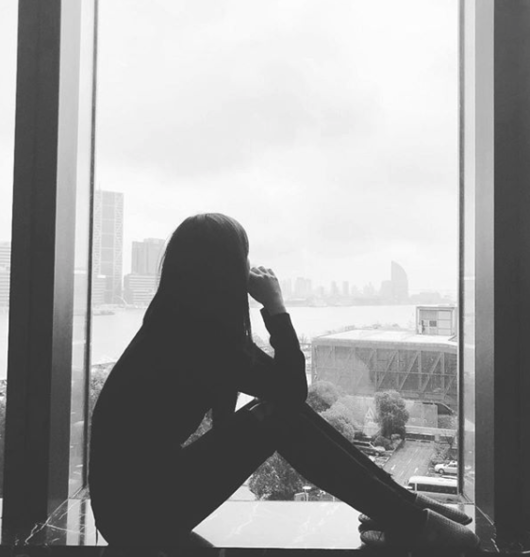
//> input picture Opencv2_Project/Histogram_Smoothing/Histogram_Smoothing/ex3.png, 530 x 557 px
$ ./main   (built with g++ and OpenCV 4)
//> lines starting //> are read from the running program, lines starting //| are printed output that depends on the picture; after the words box and inside, x2 and y2 are one past the last pixel; in counts of white or black regions, pixels touching at a corner belong together
#include "opencv2\highgui.hpp"
#include <stdio.h>
#include <iostream>
#include "opencv2\imgproc.hpp"
#include "opencv2\core.hpp"

using namespace std;
using namespace cv;


int main()
{
	Mat img_input, img_gray, img_result, img_histogram, img_histogram2;

	//이미지 파일을 읽어와서 img_input에 저장
	img_input = imread("ex3.png", IMREAD_COLOR);
//> img_input is the input picture: 557 rows x 530 cols, CV_8UC3; mean B, G, R 157.5, 157.4, 157.5
	if (img_input.empty())
	{
		cout << "파일을 읽어올수 없습니다." << endl;
		exit(1);
	}


	//입력영상을 그레이스케일 영상으로 변환
	img_gray = Mat(img_input.rows, img_input.cols, CV_8UC1);

	for (int y = 0; y < img_input.rows; y++)
	{
		for (int x = 0; x < img_input.cols; x++)
		{
			//img_input으로부터 현재 위치 (y,x) 픽셀의
			//blue, green, red 값을 읽어온다.
			uchar blue = img_input.at<Vec3b>(y, x)[0];
			uchar green = img_input.at<Vec3b>(y, x)[1];
			uchar red = img_input.at<Vec3b>(y, x)[2];

			//blue, green, red를 더한 후, 3으로 나누면 그레이스케일이 된다.
			uchar gray = (blue + green + red) / 3.0;

			//Mat타입 변수 img_gray에 저장한다.
			img_gray.at<uchar>(y, x) = gray;
		}
	}


	//입력 그레이스케일 영상의 히스토그램 계산
	int histogram[256] = { 0, };

	for (int y = 0; y < img_input.rows; y++)
	{
		for (int x = 0; x < img_input.cols; x++)
		{
			int value = img_gray.at<uchar>(y, x);
			histogram[value] += 1;
		}
	}
//> after the loop, histogram = 256 values, max 27245 at index 54, min 0 at index 0, mean 1153.2

	//입력 그레이스케일 영상의 누적 히스토그램 계산
	int cumulative_histogram[256] = { 0, };
	int sum = 0;

	for (int i = 1; i < 256; i++)
	{
		sum += histogram[i];
		cumulative_histogram[i] = sum;
	}
//> this loop made 255 passes
//> sum on passes 1 to 3: 0, 0, 0
//> after the loop, sum = 295210; cumulative_histogram = 256 values from 0 to 295210

	//입력 그레이스케일 영상의 정규화된 누적 히스토그램 계산
	float normalized_cumulative_histogram[256] = { 0.0, };
	int image_size = img_input.rows * img_input.cols;
//> image_size = 295210

	for (int i = 0; i < 256; i++)
	{
		normalized_cumulative_histogram[i] = cumulative_histogram[i] / (float)image_size;
	}
//> after the loop, normalized_cumulative_histogram = 256 values from 0 to 1


	//히스토그램 평활화 적용 및 결과 영상의 히스토그램 계산
	img_result = Mat(img_input.rows, img_input.cols, CV_8UC1);
	int histogram2[256] = { 0, };
	for (int y = 0; y < img_input.rows; y++)
	{
		for (int x = 0; x < img_input.cols; x++)
		{
			img_result.at<uchar>(y, x) = normalized_cumulative_histogram[img_gray.at<uchar>(y, x)] * 255;
			histogram2[img_result.at<uchar>(y, x)] += 1;
		}
	}
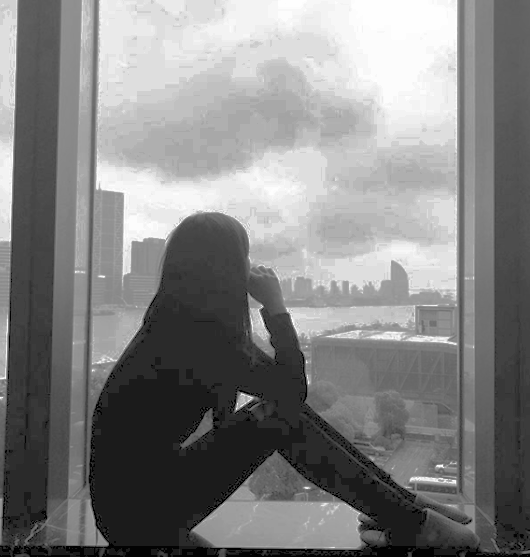
//> img_result: 557 rows x 530 cols, CV_8UC1; min 0, max 255, mean 130.1
//> after the loop, histogram2 = 256 values, max 27245 at index 27, min 0 at index 1, mean 1153.2


	//결과 영상의 누적 히스토그램 계산
	int cumulative_histogram2[256] = { 0, };
	sum = 0;

	for (int i = 1; i < 256; i++)
	{
		sum += histogram2[i];
		cumulative_histogram2[i] = sum;
	}
//> this loop made 255 passes
//> sum on passes 1 to 3: 0, 0, 3170
//> after the loop, sum = 294077; cumulative_histogram2 = 256 values from 0 to 294077


	//히스토그램 그리기
	img_histogram = Mat(300, 600, CV_8UC1, Scalar(0));
	img_histogram2 = Mat(300, 600, CV_8UC1, Scalar(0));

	int max = -1;
	for (int i = 0; i < 256; i++)
		if (max < histogram[i]) max = histogram[i];
//> this loop made 256 passes
//> max on passes 1, 43, 44, 45, 46, 47, 48, 49, 50, 51, 52, 53: 0, 3, 15, 17, 19, 32, 38, 45, 63, 110, 208, 583
//> after the loop, max = 27245

	int max2 = -1;
	for (int i = 0; i < 256; i++)
		if (max2 < histogram2[i]) max2 = histogram2[i];
//> this loop made 256 passes
//> max2 on passes 1, 4, 28: 1133, 3170, 27245
//> after the loop, max2 = 27245

	for (int i = 0; i < 256; i++)
	{
		int histo = 300 * histogram[i] / (float)max;
		int cumulative_histo = 300 * cumulative_histogram[i] / (float)cumulative_histogram[255];

		line(img_histogram, Point(i + 10, 300), Point(i + 10, 300 - histo), Scalar(255, 255, 255));
		line(img_histogram, Point(i + 300, 300), Point(i + 300, 300 - cumulative_histo), Scalar(255, 255, 255));


		int histo2 = 300 * histogram2[i] / (float)max2;
		int cumulative_histo2 = 300 * cumulative_histogram2[i] / (float)cumulative_histogram2[255];

		line(img_histogram2, Point(i + 10, 300), Point(i + 10, 300 - histo2), Scalar(255, 255, 255));
		line(img_histogram2, Point(i + 300, 300), Point(i + 300, 300 - cumulative_histo2), Scalar(255, 255, 255));
	}
//> this loop made 256 passes
//> (histo, cumulative_histo, histo2, cumulative_histo2) on passes 1 to 3: (0, 0, 12, 0), (0, 0, 0, 0), (0, 0, 0, 0)
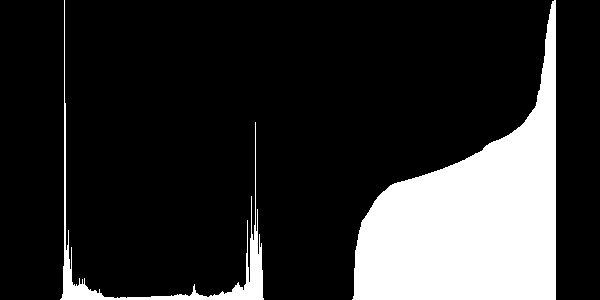
//> img_histogram: 300 rows x 600 cols, CV_8UC1; 18.1% white; 2 white regions, box (x1, y1, x2, y2) and area: (352, 0, 556, 300) 29465, (60, 0, 264, 300) 3151
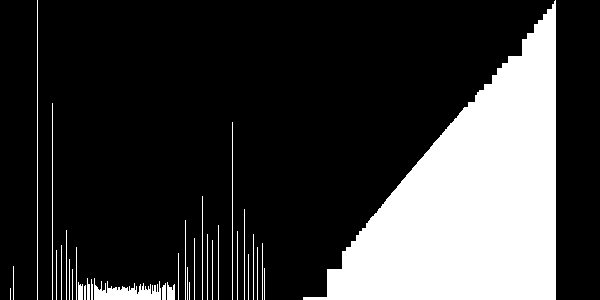
//> img_histogram2: 300 rows x 600 cols, CV_8UC1; 22.6% white; 35 white regions (2 under 20 px), largest, box (x1, y1, x2, y2) and area: (303, 0, 556, 300) 37492, (94, 278, 161, 300) 836, (37, 0, 38, 300) 300


	//화면에 결과 이미지를 보여준다.
	imshow("입력 영상", img_input);
	imshow("입력 그레이스케일 영상", img_gray);
	imshow("결과 그레이스케일 영상", img_result);
	imshow("입력 영상의 히스토그램", img_histogram);
	imshow("평활화 후 히스토그램", img_histogram2);

	//아무키를 누르기 전까지 대기
	while (cv::waitKey(0) == 0);
//> the Esc key is pressed

	//결과를 파일로 저장
	imwrite("img_gray.jpg", img_gray);
	imwrite("img_result.jpg", img_result);
	imwrite("img_histogram.jpg", img_histogram);
	imwrite("img_histogram2.jpg", img_histogram2);
}

$ run again, with Opencv2_Project/Histogram_Smoothing/Histogram_Smoothing/ex1.jpg saved as Opencv2_Project/Histogram_Smoothing/Histogram_Smoothing/ex3.png
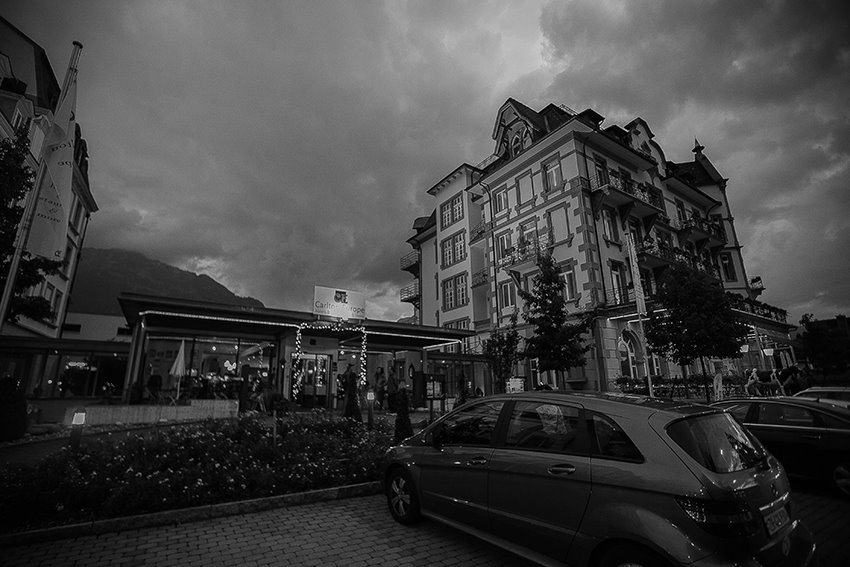
//> input picture Opencv2_Project/Histogram_Smoothing/Histogram_Smoothing/ex1.jpg, 850 x 567 px
//> img_input is the input picture: 567 rows x 850 cols, CV_8UC3; min 0, max 255, mean 65.6
//> after the loop `for (int y = 0; y < img_input.rows; y++)`: histogram = 256 values, max 8439 at index 7, min 0 at index 239, mean 1882.6
//> the loop `for (int i = 1; i < 256; i++)` made 255 passes
//> sum on passes 1 to 3: 2703, 8333, 13961
//> after the loop `for (int i = 1; i < 256; i++)`: sum = 477715; cumulative_histogram = 256 values from 0 to 477715
//> after the loop `for (int i = 0; i < 256; i++)`: normalized_cumulative_histogram = 256 values from 0 to 0.991
//> after the loop `for (int y = 0; y < img_input.rows; y++)`:
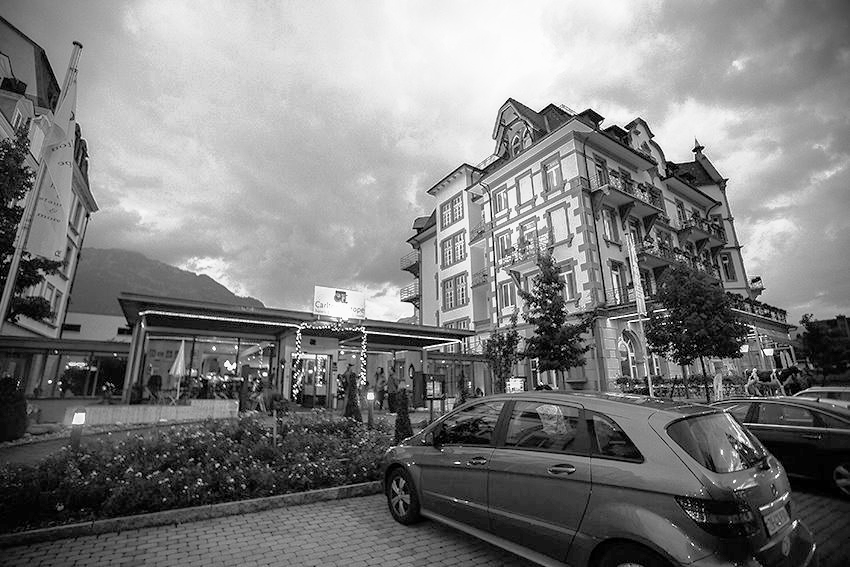
//> img_result: 567 rows x 850 cols, CV_8UC1; min 0, max 252, mean 125.8
//> after the loop `for (int y = 0; y < img_input.rows; y++)`: histogram2 = 256 values, max 8439 at index 22, min 0 at index 2, mean 1882.6
//> the loop `for (int i = 1; i < 256; i++)` made 255 passes
//> after the loop `for (int i = 1; i < 256; i++)`: sum = 477715; cumulative_histogram2 = 256 values from 0 to 477715
//> the loop `for (int i = 0; i < 256; i++)` made 256 passes
//> max on passes 1, 3, 5, 7, 8: 4235, 5630, 6765, 7659, 8439
//> after the loop `for (int i = 0; i < 256; i++)`: max = 8439
//> the loop `for (int i = 0; i < 256; i++)` made 256 passes
//> the loop `for (int i = 0; i < 256; i++)` made 256 passes
//> (histo, cumulative_histo, histo2, cumulative_histo2) on passes 1 to 3: (150, 0, 150, 0), (96, 1, 96, 1), (200, 5, 0, 1)
//> after the loop `for (int i = 0; i < 256; i++)`:
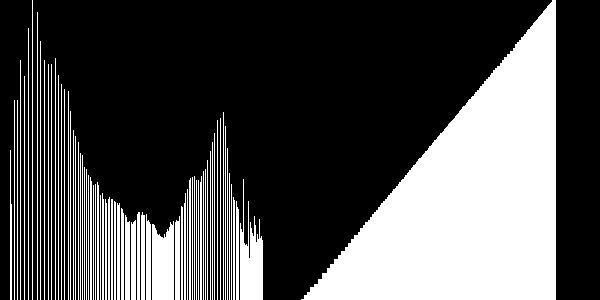
//> img_histogram2: 300 rows x 600 cols, CV_8UC1; 30.9% white; 71 white regions, largest, box (x1, y1, x2, y2) and area: (301, 0, 556, 300) 38616, (240, 179, 263, 300) 1592, (152, 221, 174, 300) 1536

$ run again, with Opencv2_Project/Histogram_Smoothing/Histogram_Smoothing/ex2.jpeg saved as Opencv2_Project/Histogram_Smoothing/Histogram_Smoothing/ex3.png
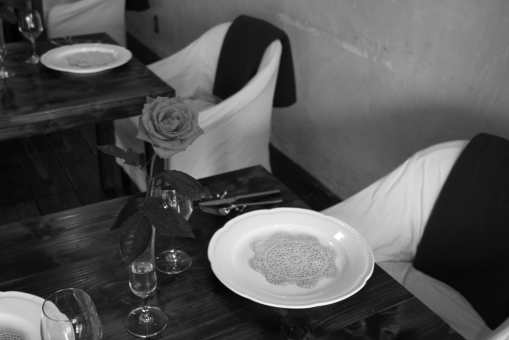
//> input picture Opencv2_Project/Histogram_Smoothing/Histogram_Smoothing/ex2.jpeg, 509 x 340 px
//> img_input is the input picture: 340 rows x 509 cols, CV_8UC3; min 0, max 255, mean 84.1
//> after the loop `for (int y = 0; y < img_input.rows; y++)`: histogram = 256 values, max 3265 at index 25, min 1 at index 250, mean 676
//> the loop `for (int i = 1; i < 256; i++)` made 255 passes
//> sum on passes 1 to 3: 16, 57, 116
//> after the loop `for (int i = 1; i < 256; i++)`: sum = 173058; cumulative_histogram = 256 values from 0 to 173058
//> after the loop `for (int i = 0; i < 256; i++)`: normalized_cumulative_histogram = 256 values from 0 to 1
//> after the loop `for (int y = 0; y < img_input.rows; y++)`:
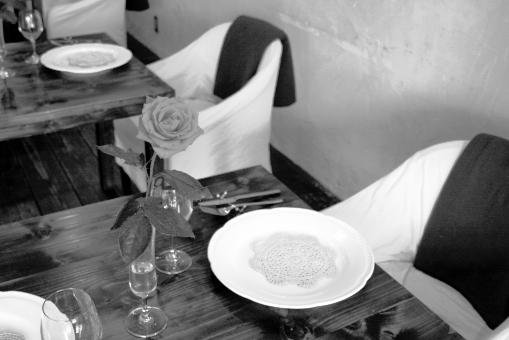
//> img_result: 340 rows x 509 cols, CV_8UC1; min 0, max 254, mean 127.8
//> after the loop `for (int y = 0; y < img_input.rows; y++)`: histogram2 = 256 values, max 3265 at index 56, min 0 at index 3, mean 676
//> the loop `for (int i = 1; i < 256; i++)` made 255 passes
//> sum on passes 1 to 3: 403, 1091, 1091
//> after the loop `for (int i = 1; i < 256; i++)`: sum = 172565; cumulative_histogram2 = 256 values from 0 to 172565
//> the loop `for (int i = 0; i < 256; i++)` made 256 passes
//> max on passes 1 to 8: 2, 16, 41, 59, 61, 115, 201, 403
//> after the loop `for (int i = 0; i < 256; i++)`: max = 3265
//> the loop `for (int i = 0; i < 256; i++)` made 256 passes
//> max2 on passes 1, 3, 5, 7, 19, 28, 32, 35: 495, 688, 1213, 1875, 2073, 2094, 2187, 2494
//> the loop `for (int i = 0; i < 256; i++)` made 256 passes
//> (histo, cumulative_histo, histo2, cumulative_histo2) on passes 1 to 3: (0, 0, 45, 0), (1, 0, 37, 0), (3, 0, 63, 1)
//> after the loop `for (int i = 0; i < 256; i++)`:
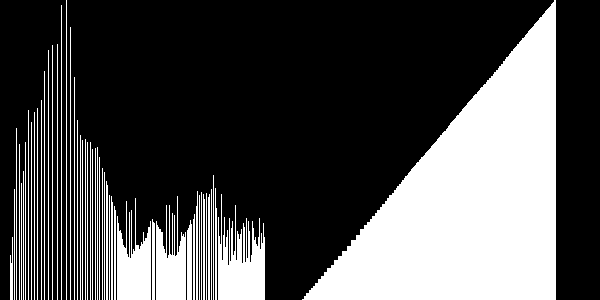
//> img_histogram2: 300 rows x 600 cols, CV_8UC1; 30% white; 52 white regions, largest, box (x1, y1, x2, y2) and area: (302, 0, 556, 300) 38192, (218, 194, 265, 300) 2976, (117, 198, 151, 300) 2171
